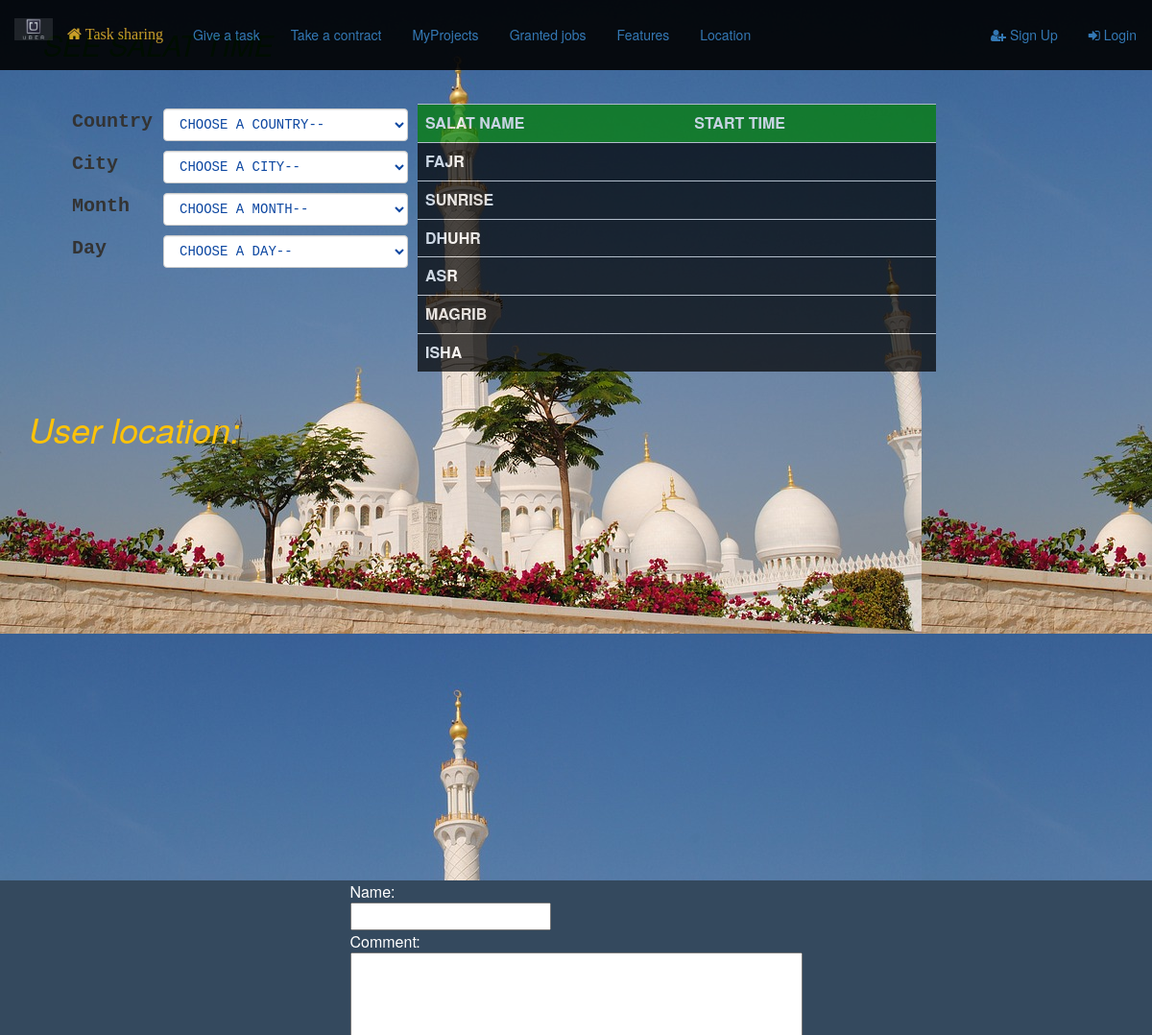
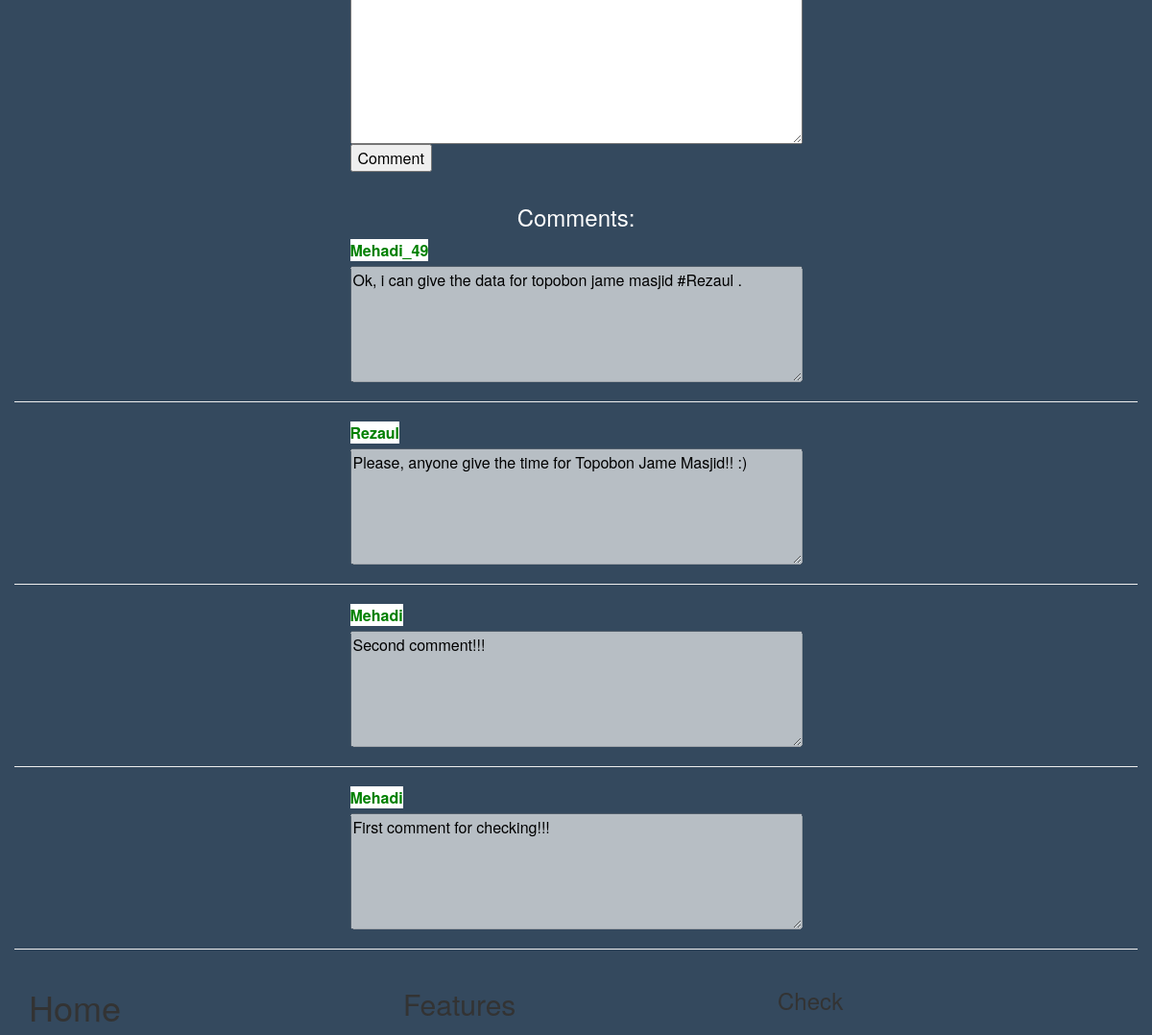
Screenshot of /tasksharing/i.php with the database file from the repository (2 pictures, top to bottom).
### tables this page shows
CREATE TABLE `commenttable` (
  `comment_id` int(11) NOT NULL,
  `name` varchar(30) NOT NULL,
  `comment` varchar(200) NOT NULL
);

### tasksharing/Session.php (called while the page is built, shortened)
<?php
class Session{
	public static function get($key){
		if(isset($_SESSION[$key])) {
			return $_SESSION[$key];
		}else{
			return false;
		}
	}
}
?>

### my_project_final_version(10.10.17)/my_project/comment.php (the view, shortened to what this page needs)
<html>
<head>
</head>
 <?php
 	if(Session::get('login') == true){
 		$user_name = Session::get('username');
 	}
 	else{
 		$user_name = "";
 	}
 ?>
<body>
<center>
<div class="container-fluid" style="margin-top: 20px;margin-bottom: 20px;background-color: #34495E">
	<form action="" method="POST">
		<table>
			<tr style="color: white;"><td>Name: <br><input style="color: black;" type="text" name="name" value=' <?php echo $user_name ?>'></td></tr>
			<tr style="color: white;"><td colspan="2">Comment: </td></tr>
			<tr style="color: white;"><td colspan="5"><textarea style="color: black;" name="comment" rows="10" cols="50"></textarea></td></tr>
			<tr style="color: black;"><td colspan="2"><input type="submit" name="submit" value="Comment"></td></tr>
		</table>
	</form>
</div>
<?php
	$dbLink = mysqli_connect("localhost", "root", "");
	mysqli_query($dbLink,"SET character_set_results=utf8");
	mysqli_select_db($dbLink,"jamat_time");
	$getquery = mysqli_query($dbLink,"SELECT * FROM commenttable ORDER BY comment_id DESC");
	$str = "<div class='container-fluid' style='margin-top:-20px;background-color: #34495E;'><h3 style='color:white;'>Comments:</h3>";
	while($rows=mysqli_fetch_assoc($getquery))
	{
		if (isset($rows['name'])) {
				$name = $rows['name'];
		}
		if (isset($rows['comment'])) {
				$comment = $rows['comment'];
		}
		$str .= "<table style='margin-bottom: 5px;margin-top:10px;padding-bottom: 2px solid white;'>"."<tr style='color: white;'><td><label size='40px' style='background-color: white;color: green;font-weight: 25px;' type='text' name='name'>{$name}</td></tr>";
		$str .= "<tr style='color: white;'><td colspan='5'><textarea disabled style='color: black;' name='comment' rows='5' cols='50'>{$comment}</textarea></td></tr>";
		$str .= "</table><hr size='1'>";
	}
	$str .= "</div>";
	echo $str;
?>
</center>
</body>
</html>

### tasksharing/index_header.php (shortened to what this page needs)
<?php
  include_once 'Session.php';
?>
<html lang="en">
<head>
  <link rel="stylesheet" href="https://maxcdn.bootstrapcdn.com/bootstrap/3.3.7/css/bootstrap.min.css">
  <link rel="stylesheet" href="https://cdnjs.cloudflare.com/ajax/libs/font-awesome/4.7.0/css/font-awesome.min.css">
  <link href="index.css" rel="stylesheet">
</head>
<body onload="geoloc()">
<div class="container-fluid" style="margin-top:80px;" >
  <nav class="navbar navbar-fixed-top" role="navigation" style=" background-color: black; opacity: .9;">
    <div class="container-fluid" id="div1">
      <div class="navbar-header">
        <a class="navbar-brand" style="margin-top: 2px;"><img src="images/uber-logo.png" width="40px" height="40px" class ="img-responsive" style="margin-top:-8px">
        </a>
        <a href="index.php" class="navbar-brand" style="margin-top: 2px;"><font color="GoldenRod" face="verdana" size="3"><strong><i class="fa fa-home" aria-hidden="true">
        Task sharing</i></strong></font></a>
      </div>
      <div class="collapse navbar-collapse" id="myNavbar">
        <ul class="nav navbar-nav" id="nav_ul1">
          <li><a href="give_task.php" class="btn btn-md"><span  aria-hidden="true"></span> Give a task</a></li>
          <li><a href="contract_task.php" class="btn btn-md"><span  aria-hidden="true"></span> Take a contract</a></li>
          <li><a href="myprojects.php" class="btn btn-md"><span  aria-hidden="true"></span> MyProjects</a></li>
          <li><a href="grantedjobs.php" class="btn btn-md"><span  aria-hidden="true"></span> Granted jobs</a></li>
          <li><a href="#" class="btn btn-md"><span  aria-hidden="true"></span> Features</a></li>
          <li><a href="index1.php" class="btn btn-md"><span  aria-hidden="true"></span> Location</a></li>
        </ul>
        <ul class="nav navbar-nav navbar-right" id="nav_ul2">
          <?php
            $ck_user_login = Session::get("login");
            if($ck_user_login == true){
          ?>
              <li><a href="profile.php" class="btn btn-md"><span class="fa fa-user-circle" aria-hidden="true"></span> Profile</a></li>
              <li><a href="?action=logout" class="btn btn-md"><span class="fa fa-sign-out" aria-hidden="true"></span> Logout</a></li>
          <?php }else{ ?>
          <li><a href="signup.php" class="btn btn-md"><span class="fa fa-user-plus" aria-hidden="true"></span> Sign Up</a></li>
          <li><a href="login.php" class="btn btn-md"><span class="fa fa-sign-in" aria-hidden="true"></span> Login</a></li>
          <?php } ?>
        </ul>
      </div>
    </div>
  </nav>

### tasksharing/i.php (shortened to what this page needs)
<?php
  include 'index_header.php';
?>
  <div class="container-fluid" id="div_signup"  style="margin-top: -70px;margin-bottom: 25px;">
      <div class="container" style="color: green;">
        <h2><i>SEE SALAT TIME</i> <span class="pull-right"></h2>
      </div>
  </div>
  <div class="container-fluid">
    <div class="col-sm-4"  style="margin-top: 10px;margin-right: 10px;">
  <?php  include 'combo_box.php'; ?>
    </div>
      <div class="col-sm-6" id="index_div_table1" style="opacity: .7; margin-top:-10px;">
        <table class="table table-inverse col-sm-8" id="index_table1" style="margin-top: 20px;background-color: black;">
          <tr>
              <th style="background-color: green;color: white;">SALAT NAME</th>
              <th style="background-color: green;color: white;">START TIME</th>
          </tr>
          <tr style="color: white;">
            <th>FAJR</th>
            <td></td>
          </tr>
          <tr style="color: white;">
            <th>SUNRISE</th>
            <td></td>
          </tr>
          <tr style="color: white;">
              <th >DHUHR</th>
              <td></td>
          </tr>
          <tr style="color: white;">
              <th >ASR</th>
              <td></td>
          </tr>
          <tr style="color: white;">
              <th >MAGRIB</th>
              <td></td>
          </tr>
          <tr style="color: white;">
              <th >ISHA</th>
              <td></td>
          </tr>
        </table>
      </div>
    </div>
  <div class="container-fluid" style="margin:0px;">
    <h1 style="color: #FFC307;"><i>User location:</i></h1>
    <div id='map-canvas' style="width: 100%;height: 400px;margin-bottom: 20px;"></div>
  </div>
</div>
<?php
  include 'comment.php';
  include 'footer.php';
?>
</body>
</html>

### my_project_final_version(10.10.17)/my_project/combo_box.php (shortened to what this page needs)
<form action="" method="POST">
        <div class="container" style="margin:5px 0px 10px;font-family:Courier;font-size:20px;">
          <label class="col-xs-1 control-label">Country</label>
          <div class="col-xs-3 selectContainer">
              <select class="form-control" name="country" id="index_country" style="color: #0d47a1;">
                <option value="">CHOOSE A COUNTRY--</option>
            </select>
        </div>
      </div>
      <div class="container" style="margin:5px 0px 10px;font-family:Courier;font-size:20px;">
        <label class="col-xs-1 control-label">City</label>
        <div class="col-xs-3 selectContainer">
            <select class="form-control" name="district" id="index_city" style="color: #0d47a1;">
              <option value="">CHOOSE A CITY--</option>
            </select>
        </div>
      </div>
      <div class="container" style="margin:5px 0px 10px;font-family:Courier;font-size:20px;">
        <label class="col-xs-1 control-label">Month</label>
        <div class="col-xs-3 selectContainer">
            <select class="form-control" name="month" id="index_month" style="color: #0d47a1;" >
                <option value="">CHOOSE A MONTH--</option>
            </select>
        </div>
      </div>
      <div class="container" style="margin:5px 0px 10px;font-family:Courier;font-size:20px;">
        <label class="col-xs-1 control-label">Day</label>
        <div class="col-xs-3 selectContainer">
            <select class="form-control" name="day" id="index_day" style="color: #0d47a1;" onfocus='this.size=3;'>
                <option value="">CHOOSE A DAY--</option>
            </select>
        </div>
      </div>
    </form>

### tasksharing/footer.php
<div class="container-fluid" style="background-color: #34495E">
	<div class="col-sm-4">
		<h1>Home</h1>
	</div>
	<div class="col-sm-4">
		<h2>Features</h2>
	</div>
	<div class="col-sm-4">
		<h3>Check</h3>
	</div>
</div>

### tasksharing/index.css (style rules this page uses)
body { background-image: url('images/back_img6.jpg'); }
#div1 { margin-top: 10px; margin-bottom: 10px; }

### rows the page displays
commenttable: name "Mehadi_49", comment "Ok, i can give the data for topobon jame masjid #Rezaul ."
commenttable: name "Rezaul", comment "Please, anyone give the time for Topobon Jame Masjid!! :)"
commenttable: name "Mehadi", comment "Second comment!!!"
commenttable: name "Mehadi", comment "First comment for checking!!!"
